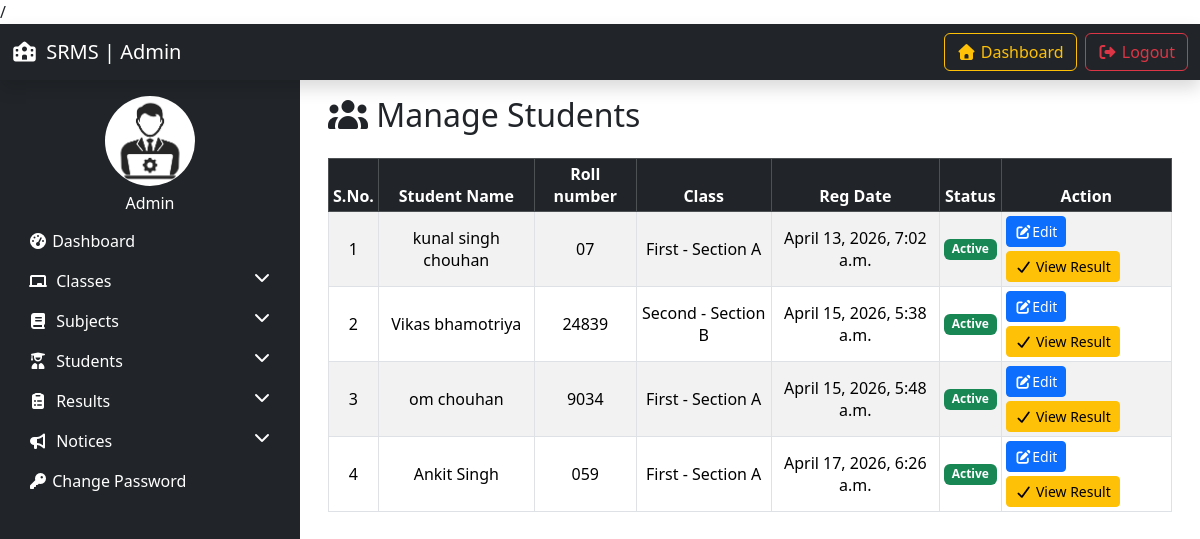
Page /manage_students/ (signed in) on the committed database.
### resultapp/models.py (models this page shows, shortened)
class Student(models.Model):
    GENDER_CHOICES = (
        ('Male', 'Male'),
        ('Female', 'Female'),
    )
    first_name = models.CharField(max_length=50)
    last_name = models.CharField(max_length=50)
    email = models.EmailField()
    roll_number = models.CharField(max_length=20, unique=True)
    gender = models.CharField(max_length=10, choices=GENDER_CHOICES)
    dob = models.DateField()
    student_class = models.ForeignKey(Class, on_delete=models.SET_NULL, null=True)
    reg_date = models.DateTimeField(auto_now_add=True)
    status = models.IntegerField(default=1)

class Class(models.Model):
    class_name = models.CharField(max_length=50)
    class_numeric = models.IntegerField()
    section = models.CharField(max_length=50)
    creation_date = models.DateTimeField(auto_now_add=True)
    updation_date = models.DateTimeField(auto_now=True)

### resultapp/views.py (the view)
# urls.py: path('manage_students/', manage_students, name='manage_students'),
@login_required(login_url='admin-login')
def manage_students(request):
    students = Student.objects.all()
    return render(request, 'manage_students.html', locals())

### resultapp/templates/manage_students.html (shortened to what this page needs)
/{% extends 'admin_base.html' %} {% load static %} {% block content %}
<div class="container">
  <h2 class="mb-4"><i class="fas fa-users"></i> Manage Students</h2>
  <div class="table-responsive">
    <table
      class="table table-striped table-bordered table-hover datatable align-middle text-center table-sm"
    >
      <thead class="table-dark">
        <tr>
          <th>S.No.</th>
          <th>Student Name</th>
          <th>Roll number</th>
          <th>Class</th>
          <th>Reg Date</th>
          <th>Status</th>
          <th>Action</th>
        </tr>
      </thead>
      <tbody>
        {% for i in students %}
        <tr>
          <td>{{forloop.counter}}</td>
          <td>{{i.first_name}} {{i.last_name}}</td>
          <td>{{i.roll_number}}</td>
          <td>
            {{i.student_class.class_name}} - Section {{i.student_class.section}}
          </td>
          <td>{{i.reg_date}}</td>
          <td>
            {% if i.status == 1 %}
            <span class="badge bg-success">Active</span>
            {% else %}
            <span class="badge bg-danger">Inactive</span>
            {% endif %}
          </td>
          <td>
            <div class="d-flex flex-wrap gap-1">
              <a
                href="{% url 'edit_student' i.id %}"
                class="btn btn-primary btn-sm"
              >
                <i class="fas fa-edit"></i>Edit</a
              >
              <a href="" class="btn btn-warning btn-sm"
                ><i class="fas fa-check"></i> View Result</a
              >
            </div>
          </td>
        </tr>
        {% empty %}
        <tr>
          <td colspan="7" class="text-center">No Students found</td>
        </tr>
        {% endfor %}
      </tbody>
    </table>
  </div>
  {% endblock %}

### rows in the picture
Student: first_name "kunal", last_name "singh chouhan", roll_number "07", student_class.class_name "First", student_class.section "A", reg_date "April 13, 2026, 7:02 a.m.", status "Active"
Student: first_name "Vikas", last_name "bhamotriya", roll_number "24839", student_class.class_name "Second", student_class.section "B", reg_date "April 15, 2026, 5:38 a.m.", status "Active"
Student: first_name "om", last_name "chouhan", roll_number "9034", student_class.class_name "First", student_class.section "A", reg_date "April 15, 2026, 5:48 a.m.", status "Active"
Student: first_name "Ankit", last_name "Singh", roll_number "059", student_class.class_name "First", student_class.section "A", reg_date "April 17, 2026, 6:26 a.m.", status "Active"
